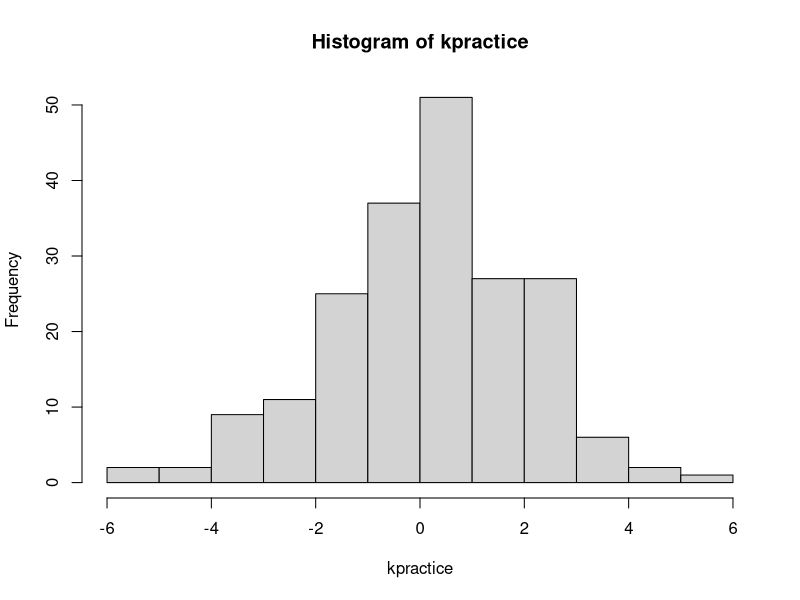
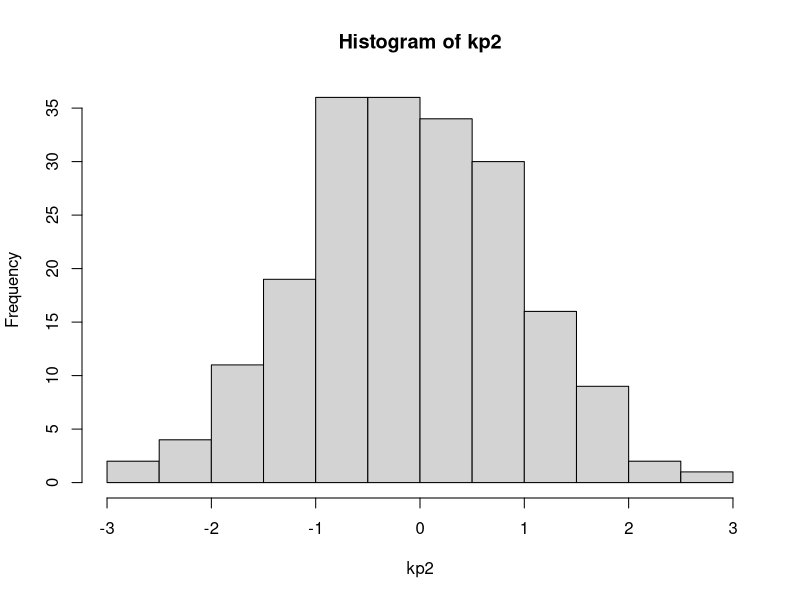
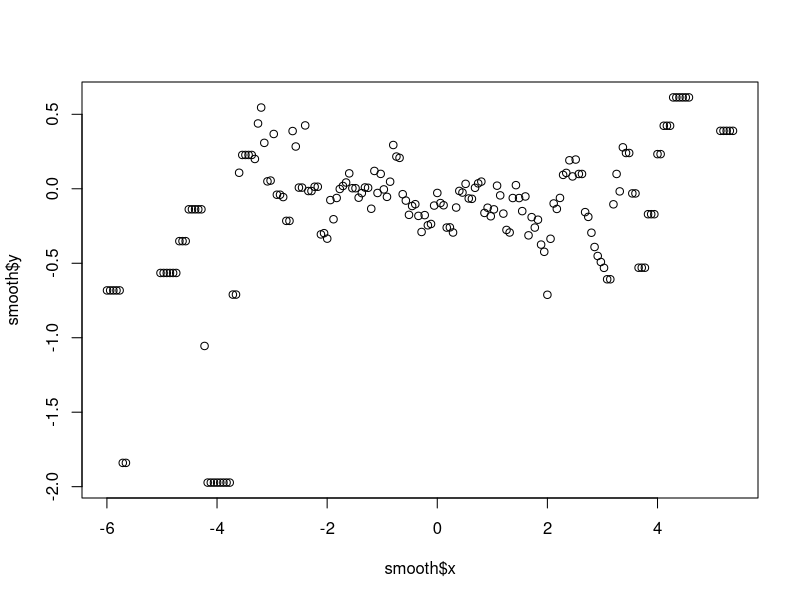

The R source for these figures, in order: (Note: this script raises an error after producing the figures.)
kpractice<-rnorm(200,0,2)
hist(kpractice)
library(stats)
kp2<-rnorm(200,0,1)
hist(kp2)
smooth<-ksmooth(kpractice,kp2)
summary(smooth)
plot(smooth)


bkde(kpractice)
plot(bkde(kpractice))
summary(bkde(kpractice))
names(bkde(kpractice))

kpractice<-as.matrix(kpractice)

density<-kde(kpractice)
class(density)
names(density)
plot(density$x)
plot(density$estimate)
density$H

library(dplyr)
Puig.mat<-Puig%>%select(x,y2)
Puig.mat
Puig.den<-kde(Puig.mat)
names(Puig.den)
Puig.den$estimate
plot(Puig.den, display="slice")
Puig.den$H

Ortiz.mat<-Ortiz%>%select(x,y2)
Ortiz.den<-kde(Ortiz.mat)
plot(Ortiz.den,display="slice")
Ortiz.den$H

library(ggplot2)

Lefties.s<-as.data.frame(spraycharts%>%filter(bats=="L")%>%dplyr::select(x,y,batter.name, batter.id, type,Description)%>%filter(Description=="Single")%>%mutate(y2=-y+250))
Lefties.d<-as.data.frame(spraycharts%>%filter(bats=="L")%>%dplyr::select(x,y,batter.name, batter.id, type,Description)%>%filter(Description=="Double")%>%mutate(y2=-y+250))
Lefties.t<-as.data.frame(spraycharts%>%filter(bats=="L")%>%dplyr::select(x,y,batter.name, batter.id, type,Description)%>%filter(Description=="Triple")%>%mutate(y2=-y+250))
Lefties<-rbind(Lefties.s,Lefties.d,Lefties.t)

Left.mat<-Lefties%>%dplyr::select(x,y2)
Left.den<-kde(Left.mat)

persp(Left.den$eval.points[[1]],Left.den$eval.points[[2]],Left.den$estimate,phi=60)
pplot(Left.den$estimate,display="slice")


Righties<-as.data.frame(spraycharts%>%filter(bats=="R")%>%dplyr::select(x,y,batter.name,batter.id, type,Description)%>%filter(type=="H")%>%mutate(y2=-y+250))

Left.Outs<-as.data.frame(spraycharts%>%filter(bats=="L")%>%dplyr::select(x,y,batter.name, batter.id, type,Description)%>%filter(type=="O")%>%mutate(y2=-y+250))
LO.mat<-Left.Outs%>%dplyr::select(x,y2)
LO.den<-kde(LO.mat)
persp(LO.den$eval.points[[1]],LO.den$eval.points[[2]],LO.den$estimate,phi=60)
id.left<-unique(Lefties$batter.id)
id.right<-unique(Righties$batter.id)

bad<-list()
for (i in 1:length(id.left)) {
  if (Lefties%>%filter(batter.id==id.left[i])%>%n_distinct()< 20)
    bad <- c(i)
}

Lefties<-Lefties%>%filter(batter.id==!na)



namesleft<-unique(Lefties$batter.name)
namesright<-unique(Righties$batter.name)

Left.mat<-Lefties%>%select(x,y2)
Right.mat<-Righties%>%select(x,y2)

Left.den<-kde(Left.mat)
Right.den<-kde(Right.mat)

KL.Left<-ifelse(Left.den$estimate<=0,Left.den$estimate+.0000000000001,Left.den$estimate)
KL.Right<-ifelse(Right.den$estimate<=0,Right.den$estimate+.000000000000001,Right.den$estimate)

plot(Left.den,display="slice")
Left.den$H
plot(Right.den,display="slice")
Right.den$H

KL.plugin(Puig.den$estimate,KL.Right) #Test

HandL<-function(id){
  batter<-spraycharts%>%filter(batter.id==id)%>%filter(type=="H")%>%dplyr::select(x,y2)
  batter.den<-kde(batter)
  batter.est<-ifelse(batter.den$estimate>0,batter.den$estimate,ifelse(batter.den$estimate<0,-batter.den$estimate,batter.den$estimate+.0000000000001))
  batter.distR<-KL.plugin(batter.est,KL.Right)+KL.plugin(KL.Right,batter.est)
  batter.distL<-KL.plugin(batter.est,KL.Left)+KL.plugin(KL.Left,batter.est)
  return(as.numeric(batter.distR>batter.distL))
}

BW.func<-function(id){
  batter<-spraycharts%>%filter(batter.id==id)%>%filter(type=="H")%>%dplyr::select(x,y2)
  batter.den<-kde(batter)
  return(batter.den$H)
}

HandL(120074)

class <- c()
for(i in 1:length(id.right)){
  class[i] <- HandL(id.right[i])
}

id.right[6]
View(spraycharts%>%filter(batter.id==571771)%>%dplyr::select(batter.name,x,y2,Description))

KL.dist<-function(Density,KL.Den){
  KL.plugin(Density,KL.Den)+KL.plugin(KL.Den,Density)
}

bad<-list()
for (i in 1:length(id.left)) {
  if (sum(id.left==id.left[i]) < 20)
    bad <- c(i)
}

id.left<-id.left[-bad]

bad<-list()
for (i in 1:length(id.right)) {
  if (sum(id.left==id.right[i]) < 20)
    bad <- c(i)
}

id.right<-id.right[-bad]


class <- c()
for(i in 1:length(id.right)){
  class[i] <- HandL(id.right[i])
}
